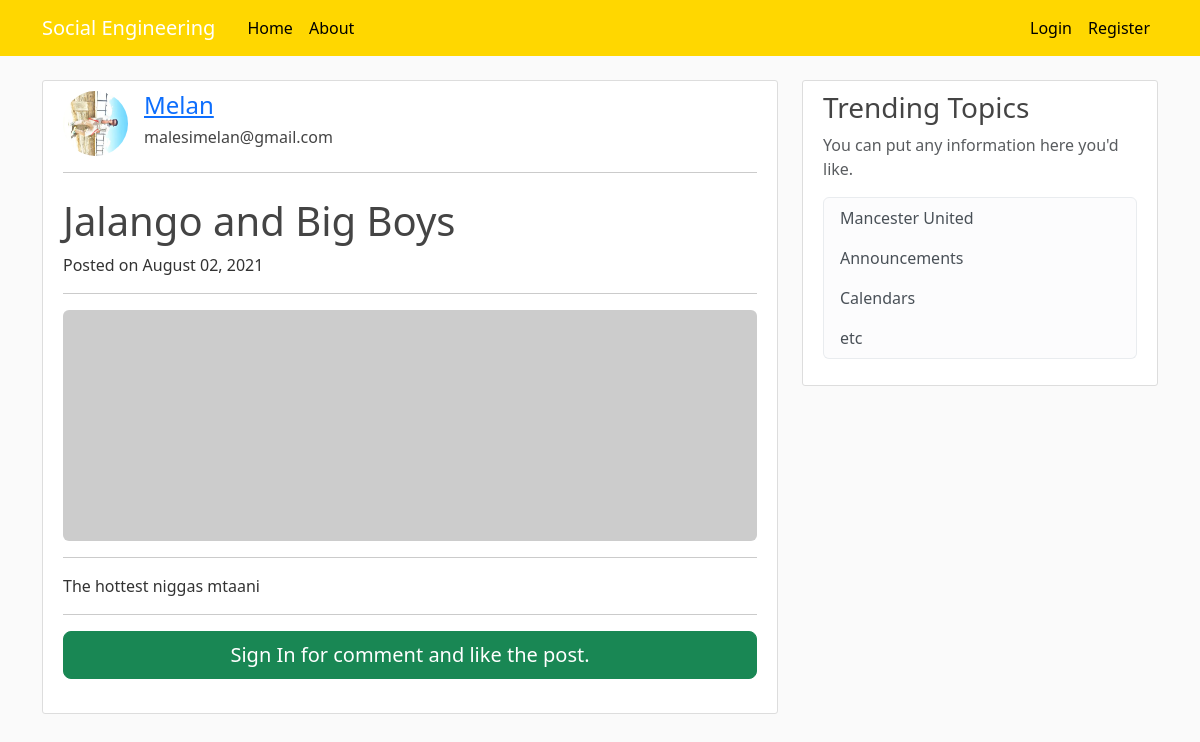
The app's page /post/1, older data.
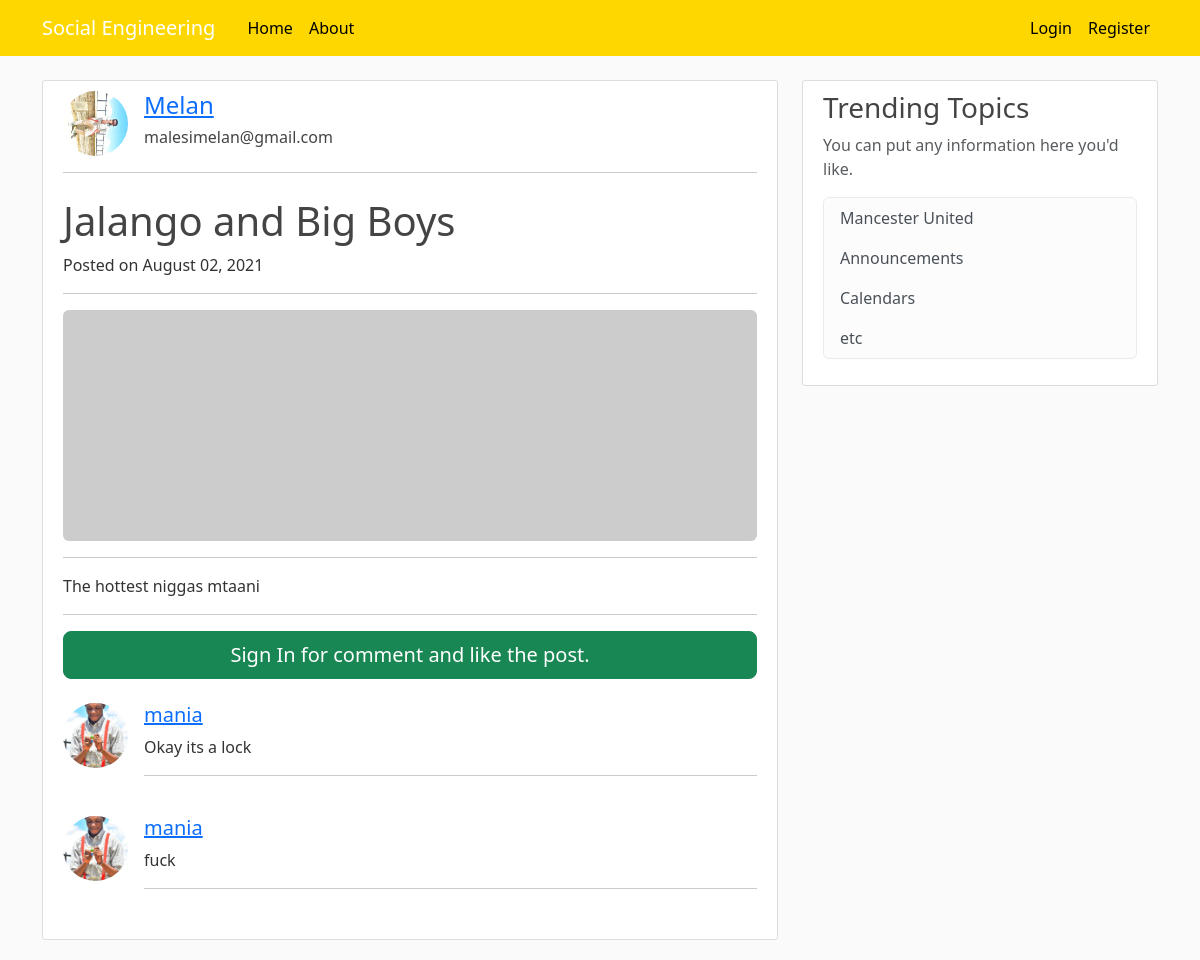
The same page, newer data.
### blog/models.py (models this page shows, shortened)
class Comment(models.Model):
    post = models.ForeignKey(
        Post, related_name='comments', on_delete=models.CASCADE)
    author = models.ForeignKey(
        settings.AUTH_USER_MODEL, on_delete=models.CASCADE)
    text = models.TextField(max_length=5, validators=[validate_comment_text])
    created_date = models.DateTimeField(default=timezone.now)
    approved_comment = models.BooleanField(default=True)

### users/models.py (models this page shows, shortened)
class Profile(models.Model):
    user = models.OneToOneField(User, on_delete=models.CASCADE)
    image = models.ImageField(default='default.jpg', upload_to='profile_pics')

### blog/views.py (the view)
# urls.py: path('post/<int:pk>', PostDetailedView.as_view(), name='post_detail'),
class PostDetailedView(DetailView):
    model = Post

### blog/templates/blog/post_detail.html (shortened to what this page needs)
{% extends "blog/base.html" %} {% load crispy_forms_tags %} {% block content %}
<div class="content-section">
  <div class="media">
    <img
      class="d-flex mr-3 rounded-circle article-img"
      src="{{ object.author.profile.image.url }}"
      alt=""
    />
    <div class="media-body">
      <h4 class="mt-0">
        <a href="{% url 'user-post' object.author.username %}"
          >{{ object.author }}</a
        >
      </h4>
      <h6 class="mt-0">{{ object.author.email }}</h6>
    </div>
  </div>
  <hr />
  <div>
    <h1 class="mt-4">{{object.title}}</h1>
    <p>
      Posted on {{ object.date_posted|date:"F d, Y" }}
    </p>
  </div>
  <hr />
  <img class="img-fluid rounded" src="http://placehold.it/900x300" alt="" />
  <hr />
  <p class="lead">{{ object.content|safe|linebreaks }}</p>
  <hr />
  {% if user.is_authenticated %}
  <div class="card my-4">
    <h5 class="card-header">Leave a Comment:</h5>
    <div class="card-body">
      <form method="POST" action="{% url 'add_comment' object.id %}">
        {% csrf_token %}
        <div class="form-group">
          <textarea
            class="form-control"
            name="text"
            rows="3"
            required
          ></textarea>
          <input type="hidden" name="user_id" value="{{user.id}}" />
        </div>
        <button class="btn btn-primary" type="submit">Comment</button>
      </form>
    </div>
  </div>
  {% else %}
  <a href="{% url 'login' %}" class="btn btn-success btn-lg btn-block mb-4">
    Sign In for comment and like the post.
  </a>
  {% endif %}
  {% for comment in post.comments.all %} {% if comment.approved_comment %}
  <div class="media mb-4">
    <img
      class="d-flex mr-3 rounded-circle article-img"
      src="{{ comment.author.profile.image.url }}"
      alt=""
    />
    <div class="media-body">
      <h5 class="mt-0">
        <a href="{% url 'user-post' comment.author.username %}"
          >{{ comment.author }}</a
        >
      </h5>
      {{ comment.text|linebreaks }}
      <hr />
    </div>
  </div>
  {% else %}
  <div class="alert alert-secondary" role="alert">
    No Comment has been posted.
  </div>
  {% endif %} {% endfor %}
</div>
{% endblock content %}

Row changes from the older to the newer data that the page shows:
added Comment: author.profile.image (picture), author "mania", text "Okay its a lock"
added Comment: author.profile.image (picture), author "mania", text "fuck"
